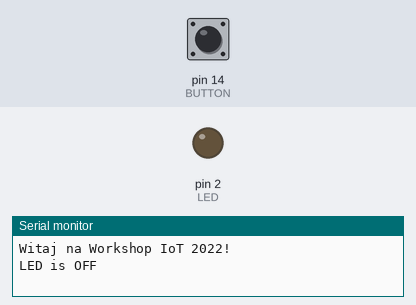
Simulated run of this sketch. Board: Arduino Uno, built with avr-gcc and run on an emulated ATmega328P. On the bench: output pins drawn as LEDs (lit = HIGH), the last lines printed to the serial monitor. Inputs (shaded band) come from the test bench; at power-on: pin 14 (BUTTON) HIGH.

Above: at 1.2 s.
1.3 s: pin 14 (BUTTON) pulled LOW for 0.15 s
At 1.37 s:
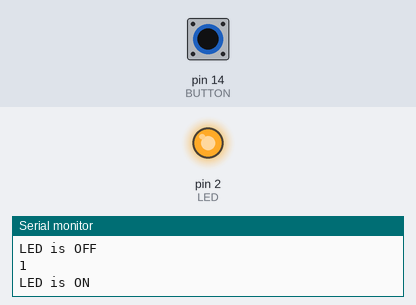
2.9 s: pin 14 (BUTTON) pulled LOW for 3.2 s
At 7.0 s:
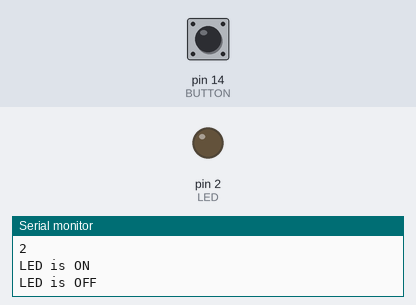
Timing chart, 0 to 8.5 s (numbered marks = the images above; inputs shaded):
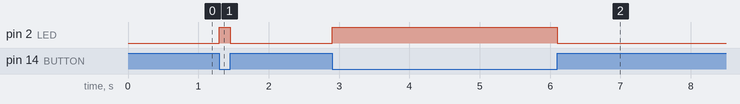

Measured:
- after the input at 1.3 s, pin 2 (LED): LOW → HIGH at once, → LOW 0.15 s later
- after the input at 2.9 s, pin 2 (LED): LOW → HIGH at once, → LOW 3.2 s later

The sketch:

03.Bounciness__add_.ino
```cpp
#define LED 2
#define BUTTON 14

String msg = "";
int lastButtonState = LOW;
int buttonState = LOW;
int clickCounter = 0;

void setup() {
  pinMode(LED, OUTPUT);
  digitalWrite(LED, LOW);
  pinMode(BUTTON, INPUT_PULLUP);

  Serial.begin(9600);
  Serial.println("Witaj na Workshop IoT 2022!");
}

void loop() {
  buttonState = digitalRead(BUTTON);

  if(buttonState != lastButtonState) {

    if(buttonState == LOW) {
      digitalWrite(LED, HIGH);
      msg = "LED is ON";
      clickCounter++;
      Serial.println(clickCounter);
    }

    if(buttonState == HIGH) {
      digitalWrite(LED, LOW);
      msg = "LED is OFF";
    }

    Serial.println(msg);

    lastButtonState = buttonState;
  }
}
```
